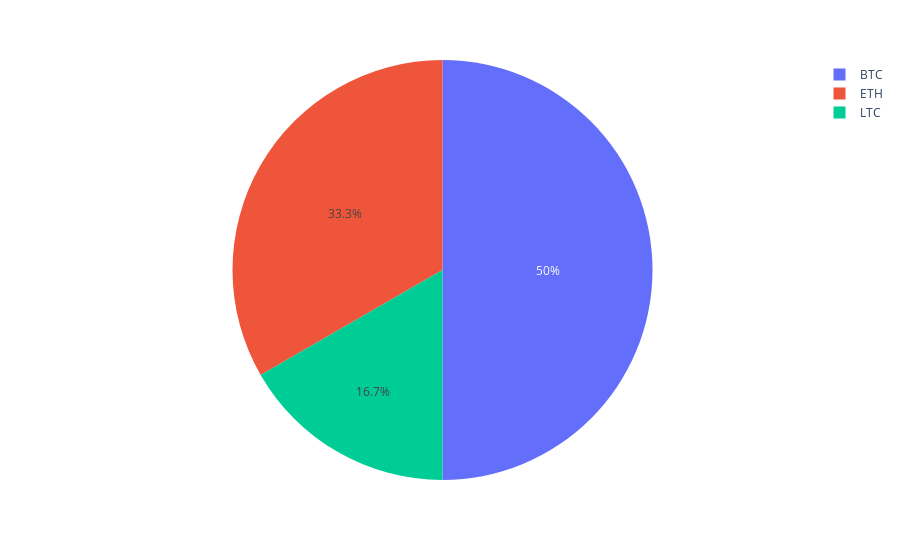

Here is the notebook cell this chart was saved with:
### Code cell
data = {
    "s":["ETH","BTC","LTC"],
    "v":[20,30,10]
}
fig = px.pie(data, values='v', names='s')
fig.show()

### Figure 1 — Plotly figure (JSON) as saved in the notebook; plotly's stock layout.template omitted (floating-point values rounded to 4 significant figures)
{"data": [{"domain": {"x": [0, 1], "y": [0, 1]}, "hovertemplate": "s=%{label}<br>v=%{value}<extra></extra>", "labels": ["ETH", "BTC", "LTC"], "legendgroup": "", "name": "", "showlegend": true, "type": "pie", "values": [20, 30, 10]}], "layout": {"legend": {"tracegroupgap": 0}, "margin": {"t": 60}}}
